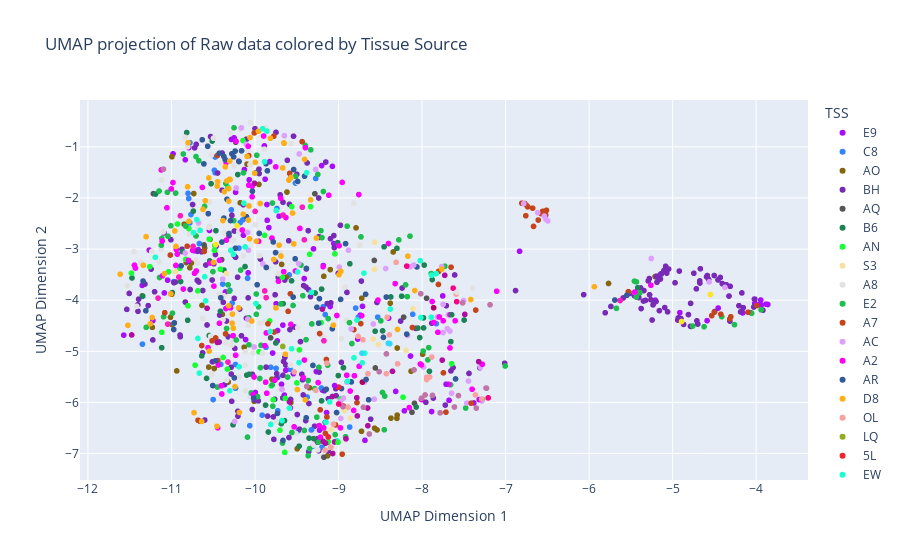

The cell this chart's notebook holds for it:
### Code cell
# Create a unique color map for the 40 classes
unique_classes = umap_df['TSS'].unique()
custom_color_map = {cls: px.colors.qualitative.Alphabet[i % len(px.colors.qualitative.Alphabet)] 
                    for i, cls in enumerate(unique_classes)}

# Use the viridis palette for categorical data

fig = px.scatter(
    umap_df,
    x='UMAP1',
    y='UMAP2',
    color='TSS',
    title="UMAP projection of Raw data colored by Tissue Source",
    labels={'UMAP1': 'UMAP Dimension 1', 'UMAP2': 'UMAP Dimension 2'},
    color_discrete_map=custom_color_map
)

fig.show()

### Figure 1 — Plotly figure (JSON) as saved in the notebook; plotly's stock layout.template omitted (floating-point values rounded to 4 significant figures; data arrays with more than 128 entries replaced by an {"elided": "..."} marker saying what was removed)
{"data": [{"hovertemplate": "TSS=E9<br>UMAP Dimension 1=%{x}<br>UMAP Dimension 2=%{y}<extra></extra>", "legendgroup": "E9", "marker": {"color": "#AA0DFE", "symbol": "circle"}, "mode": "markers", "name": "E9", "showlegend": true, "type": "scattergl", "x": [-10.14, -3.961, -9.747, -11.35, -8.77, -10.68, -8.74, -9.541, -11.05, -10.07, -9.996, -5.208, -7.753, -9.854, -10.28, -9.683, -6.832, -9.667, -9.266, -9.203, -9.789, -7.677, -8.401, -4.588, -9.192, -11.22, -8.212, -3.937, -10.46, -8.683, -9.733, -9.057, -10.35, -7.38, -8.713, -10.54, -9.823, -10.79, -9.857, -4.021, -7.315, -9.411, -4.454, -9.834, -3.881, -9.879, -10.11, -8.316, -4.913, -11.09, -10.13, -10.23, -3.945, -4.161, -9.227, -9.649, -7.886, -10.83, -5.142, -11.57, -10.08, -9.712, -4.164, -10.73, -4.016, -10.25, -10.98, -9.729, -11.27, -9.143, -9.229, -9.101, -9.073, -3.86, -9.3, -9.888, -9.183], "xaxis": "x", "y": [-2.729, -4.086, -4.069, -3.711, -4.761, -3.011, -4.294, -5.438, -3.608, -1.646, -5.806, -4.0, -3.917, -2.437, -0.8562, -5.644, -3.044, -4.487, -5.395, -1.367, -5.034, -5.959, -4.351, -4.4, -5.76, -4.399, -6.164, -4.094, -2.943, -6.742, -4.797, -2.892, -3.839, -6.011, -4.12, -2.636, -1.289, -1.017, -2.129, -3.978, -5.944, -3.577, -4.154, -2.581, -4.077, -1.634, -4.771, -5.784, -4.243, -3.859, -1.445, -1.891, -3.998, -4.249, -6.543, -5.856, -6.179, -1.254, -3.487, -4.684, -3.465, -2.357, -4.237, -3.032, -4.06, -0.8248, -1.138, -4.594, -3.021, -6.199, -2.773, -4.123, -1.382, -4.085, -2.997, -0.9826, -3.323], "yaxis": "y"}, {"hovertemplate": "TSS=C8<br>UMAP Dimension 1=%{x}<br>UMAP Dimension 2=%{y}<extra></extra>", "legendgroup": "C8", "marker": {"color": "#3283FE", "symbol": "circle"}, "mode": "markers", "name": "C8", "showlegend": true, "type": "scattergl", "x": [-10.28, -10.19, -10.27, -9.728, -9.811, -10.48, -9.738, -10.15, -11.35, -10.23, -9.159, -10.79, -10.77, -8.763, -8.795, -10.48, -10.78, -10.8, -9.581, -10.49, -10.23, -9.309, -9.727, -9.183, -9.198, -10.97, -10.3, -9.272, -9.375, -10.67, -9.869, -9.914, -9.59, -8.531, -10.78, -9.516, -9.205, -8.112, -10.09, -8.866, -7.829, -10.18, -10.41, -9.747, -10.5, -10.39, -10.06, -9.479], "xaxis": "x", "y": [-2.234, -2.982, -4.055, -6.164, -5.312, -1.508, -2.207, -2.431, -4.86, -5.258, -4.282, -2.011, -2.325, -4.332, -4.155, -1.2, -0.9208, -1.911, -5.353, -1.459, -5.721, -6.856, -5.509, -4.126, -6.876, -3.639, -3.809, -1.62, -5.894, -2.892, -4.921, -6.248, -3.507, -4.331, -2.487, -1.709, -5.718, -4.277, -3.572, -6.482, -4.459, -2.482, -5.255, -5.335, -5.944, -3.685, -6.455, -6.55], "yaxis": "y"}, {"hovertemplate": "TSS=AO<br>UMAP Dimension 1=%{x}<br>UMAP Dimension 2=%{y}<extra></extra>", "legendgroup": "AO", "marker": {"color": "#85660D", "symbol": "circle"}, "mode": "markers", "name": "AO", "showlegend": true, "type": "scattergl", "x": [-11.0, -8.345, -8.568, -8.297, -10.99, -9.622, -10.82, -8.132, -8.373, -10.55, -9.57, -10.64, -9.617, -10.94, -5.21, -11.23, -9.953, -10.01, -9.682, -11.35, -5.767, -10.39, -10.18, -11.01, -9.348, -8.722, -7.993, -10.76, -8.381, -9.099, -8.301, -9.177, -8.791, -9.797, -10.1, -10.13, -10.85, -9.132, -10.54, -10.6, -8.298, -10.99, -10.73, -10.78, -9.495, -10.49, -10.32], "xaxis": "x", "y": [-3.885, -3.057, -6.504, -4.936, -4.477, -3.549, -3.264, -5.389, -6.307, -5.309, -6.002, -4.102, -1.885, -5.384, -3.538, -4.531, -1.736, -5.979, -3.3, -3.915, -3.673, -4.278, -2.095, -4.333, -5.715, -3.962, -5.058, -3.274, -4.058, -3.402, -6.312, -3.533, -2.586, -5.545, -1.339, -4.921, -2.515, -7.044, -2.812, -2.978, -6.248, -1.195, -1.915, -3.367, -6.906, -5.336, -5.601], "yaxis": "y"}, {"hovertemplate": "TSS=BH<br>UMAP Dimension 1=%{x}<br>UMAP Dimension 2=%{y}<extra></extra>", "legendgroup": "BH", "marker": {"color": "#782AB6", "symbol": "circle"}, "mode": "markers", "name": "BH", "showlegend": true, "type": "scattergl", "x": {"elided": "227 float values"}, "xaxis": "x", "y": {"elided": "227 float values"}, "yaxis": "y"}, {"hovertemplate": "TSS=AQ<br>UMAP Dimension 1=%{x}<br>UMAP Dimension 2=%{y}<extra></extra>", "legendgroup": "AQ", "marker": {"color": "#565656", "symbol": "circle"}, "mode": "markers", "name": "AQ", "showlegend": true, "type": "scattergl", "x": [-10.61, -11.22, -9.283, -10.4, -10.23, -7.946, -8.091, -9.813, -8.12], "xaxis": "x", "y": [-2.92, -1.917, -1.918, -3.209, -0.9099, -3.962, -6.017, -4.736, -6.192], "yaxis": "y"}, {"hovertemplate": "TSS=B6<br>UMAP Dimension 1=%{x}<br>UMAP Dimension 2=%{y}<extra></extra>", "legendgroup": "B6", "marker": {"color": "#1C8356", "symbol": "circle"}, "mode": "markers", "name": "B6", "showlegend": true, "type": "scattergl", "x": [-7.982, -8.941, -10.26, -10.1, -9.685, -5.419, -9.142, -10.21, -9.297, -10.51, -10.74, -9.472, -8.244, -7.974, -10.47, -9.751, -11.34, -10.82, -8.864, -9.203, -10.89, -10.53, -11.19, -10.87, -10.55, -10.99, -9.01, -8.375, -9.203, -10.54, -10.37, -10.81, -7.911, -8.07, -7.878, -10.64, -11.47, -11.12, -8.028, -10.12, -9.647, -7.496, -9.003, -9.563, -8.455, -8.051, -7.983, -8.301, -10.07, -8.562, -9.664, -10.58, -9.84, -10.41, -9.874, -9.353, -8.472, -9.28], "xaxis": "x", "y": [-4.542, -5.32, -6.438, -5.466, -6.415, -3.758, -6.822, -1.543, -6.708, -0.888, -2.258, -6.856, -3.922, -3.314, -2.64, -4.837, -3.921, -0.7213, -3.288, -3.784, -3.636, -1.722, -1.925, -3.049, -4.691, -3.852, -2.875, -3.936, -5.969, -3.232, -3.412, -4.393, -5.391, -6.09, -3.598, -5.089, -3.566, -4.93, -4.732, -3.342, -6.355, -4.389, -5.475, -3.622, -2.957, -4.545, -4.346, -2.986, -5.448, -4.608, -4.068, -5.529, -6.578, -4.217, -6.052, -6.698, -4.601, -3.86], "yaxis": "y"}, {"hovertemplate": "TSS=AN<br>UMAP Dimension 1=%{x}<br>UMAP Dimension 2=%{y}<extra></extra>", "legendgroup": "AN", "marker": {"color": "#16FF32", "symbol": "circle"}, "mode": "markers", "name": "AN", "showlegend": true, "type": "scattergl", "x": [-10.48, -9.346, -10.38, -11.12, -11.03, -9.701, -9.825, -9.885, -10.33, -10.49, -9.644, -9.951, -7.645, -9.559, -10.8, -11.48, -9.208, -10.33, -9.124, -8.228, -9.638, -9.782, -10.68, -10.14, -9.468, -9.499, -9.334, -10.72, -8.979, -9.672, -10.79, -9.805, -10.9, -10.55, -10.93, -10.83, -11.26, -9.043, -10.42], "xaxis": "x", "y": [-2.932, -3.102, -5.121, -4.628, -3.445, -6.543, -4.407, -2.732, -5.347, -3.025, -6.976, -5.009, -5.243, -2.171, -4.109, -3.47, -4.439, -1.792, -6.766, -5.897, -5.92, -5.948, -3.817, -0.8772, -4.972, -5.619, -2.172, -5.271, -5.931, -3.555, -2.599, -5.675, -3.376, -2.806, -2.51, -3.202, -3.344, -3.094, -3.394], "yaxis": "y"}, {"hovertemplate": "TSS=S3<br>UMAP Dimension 1=%{x}<br>UMAP Dimension 2=%{y}<extra></extra>", "legendgroup": "S3", "marker": {"color": "#F7E1A0", "symbol": "circle"}, "mode": "markers", "name": "S3", "showlegend": true, "type": "scattergl", "x": [-8.522, -10.34, -9.09, -10.95, -8.928, -8.108, -8.568, -8.859, -8.585, -8.569], "xaxis": "x", "y": [-4.867, -3.478, -6.53, -3.444, -6.162, -4.169, -2.866, -6.305, -4.76, -3.396], "yaxis": "y"}, {"hovertemplate": "TSS=A8<br>UMAP Dimension 1=%{x}<br>UMAP Dimension 2=%{y}<extra></extra>", "legendgroup": "A8", "marker": {"color": "#E2E2E2", "symbol": "circle"}, "mode": "markers", "name": "A8", "showlegend": true, "type": "scattergl", "x": [-10.26, -10.19, -10.68, -10.05, -10.25, -10.06, -9.488, -10.35, -11.53, -8.905, -9.305, -8.965, -10.08, -9.91, -10.57, -10.41, -10.36, -9.132, -10.08, -9.965, -9.568, -8.922, -9.416, -10.43, -10.34, -9.248, -9.304, -10.63, -10.14, -10.53, -10.5, -11.12, -10.18, -11.1, -11.24, -8.75, -10.8, -10.69, -10.27, -9.719, -9.7, -10.06, -10.37, -10.52, -9.892, -9.822, -10.84, -10.79, -8.742, -10.02, -9.996, -8.818, -9.945, -9.576, -10.71, -7.39, -11.12, -10.12, -10.38, -10.11, -10.12, -10.55, -9.834, -9.511, -9.879, -10.27, -9.186, -10.19, -9.745, -10.3, -10.55, -9.888, -9.94, -11.42, -9.19, -10.52, -11.15, -10.54, -11.45, -10.28, -9.489, -9.696, -11.37, -10.33], "xaxis": "x", "y": [-2.83, -2.658, -2.572, -0.5297, -1.38, -5.888, -1.696, -4.832, -3.713, -4.394, -6.839, -4.753, -4.492, -5.034, -0.961, -1.325, -2.685, -6.884, -1.085, -5.531, -0.9408, -3.746, -6.568, -3.881, -5.569, -6.928, -6.568, -4.356, -3.127, -4.707, -0.8325, -2.999, -0.6539, -2.664, -3.047, -2.92, -0.9993, -3.276, -4.45, -3.483, -5.743, -1.349, -3.915, -5.449, -4.431, -2.772, -0.8136, -2.713, -2.917, -5.032, -2.522, -2.106, -3.133, -5.27, -3.21, -3.765, -1.648, -5.006, -4.386, -5.772, -5.274, -2.081, -3.372, -6.609, -0.6254, -4.779, -4.706, -5.502, -6.381, -0.7266, -2.578, -1.045, -4.45, -4.122, -7.051, -1.161, -3.252, -2.557, -3.054, -4.878, -4.538, -3.081, -3.258, -4.571], "yaxis": "y"}, {"hovertemplate": "TSS=E2<br>UMAP Dimension 1=%{x}<br>UMAP Dimension 2=%{y}<extra></extra>", "legendgroup": "E2", "marker": {"color": "#1CBE4F", "symbol": "circle"}, "mode": "markers", "name": "E2", "showlegend": true, "type": "scattergl", "x": [-9.97, -10.05, -10.07, -9.346, -9.795, -8.897, -9.124, -9.984, -5.433, -10.6, -11.15, -7.891, -9.958, -10.17, -10.67, -10.95, -9.397, -9.211, -8.197, -11.14, -9.544, -9.928, -9.427, -9.791, -10.34, -7.278, -9.671, -10.31, -9.32, -4.623, -10.99, -10.07, -9.935, -5.392, -4.412, -10.5, -10.35, -7.659, -9.514, -9.61, -9.182, -8.84, -9.979, -8.473, -9.558, -10.32, -11.09, -10.25, -9.333, -8.453, -9.235, -11.12, -8.869, -9.26, -7.921, -7.727, -9.041, -9.409, -4.259, -9.198, -8.278, -4.759, -9.449, -5.457, -4.054, -10.71, -11.12, -10.45, -11.04, -9.691, -9.389, -10.86, -8.447, -10.97, -10.22, -9.984, -9.364, -8.144, -11.05, -9.787, -7.987, -9.363, -10.83, -9.13, -10.25, -7.931, -9.286, -11.01, -7.478, -9.24, -11.3, -7.005, -9.942, -5.532, -8.915, -8.731, -10.09, -10.71, -5.434, -10.14, -8.177, -3.941, -5.673, -9.248], "xaxis": "x", "y": [-5.886, -5.815, -4.344, -6.903, -5.657, -2.552, -4.361, -4.276, -3.642, -2.167, -1.865, -3.48, -4.13, -3.412, -1.274, -1.905, -0.9734, -2.64, -3.7, -3.556, -4.103, -4.883, -3.912, -2.101, -4.554, -5.939, -6.795, -3.825, -4.464, -4.519, -4.254, -4.874, -5.32, -3.854, -4.322, -3.441, -1.718, -5.654, -1.577, -5.504, -1.874, -4.849, -1.165, -5.805, -6.589, -3.7, -4.325, -0.6289, -1.059, -6.534, -5.313, -2.925, -4.439, -6.288, -4.928, -3.336, -6.629, -6.547, -4.479, -2.776, -2.821, -4.506, -3.313, -3.628, -4.256, -1.191, -2.791, -5.699, -2.749, -4.073, -4.772, -1.141, -5.877, -4.452, -4.778, -3.879, -7.043, -2.748, -1.89, -6.074, -4.996, -5.572, -2.551, -5.271, -2.445, -5.167, -5.73, -2.545, -6.109, -6.776, -4.531, -5.288, -5.532, -3.84, -6.671, -2.763, -6.678, -2.744, -3.942, -1.51, -3.931, -4.189, -4.159, -1.54], "yaxis": "y"}, {"hovertemplate": "TSS=A7<br>UMAP Dimension 1=%{x}<br>UMAP Dimension 2=%{y}<extra></extra>", "legendgroup": "A7", "marker": {"color": "#C4451C", "symbol": "circle"}, "mode": "markers", "name": "A7", "showlegend": true, "type": "scattergl", "x": [-9.139, -9.604, -6.575, -9.219, -6.533, -8.115, -7.744, -6.806, -11.01, -10.07, -7.803, -7.804, -6.665, -6.758, -6.744, -7.714, -9.226, -4.304, -6.676, -9.577, -8.779, -8.816, -6.782, -9.77, -10.66, -10.35, -5.529, -3.992, -6.769, -6.544, -10.47, -6.735, -4.423, -10.61, -9.145, -10.51, -10.68, -9.157, -7.358, -9.585, -4.501, -10.64, -10.81, -6.558, -10.45, -8.941, -9.035, -9.775, -6.609, -9.436, -6.524, -8.956, -6.524, -4.531, -10.45, -11.08, -4.097, -7.653, -8.734, -6.521, -4.315, -6.51, -10.01, -9.844], "xaxis": "x", "y": [-6.285, -4.218, -2.307, -6.145, -2.29, -4.534, -5.421, -2.104, -3.117, -1.173, -3.438, -3.692, -2.557, -2.349, -2.154, -6.19, -4.653, -4.325, -2.201, -3.876, -6.005, -4.575, -2.112, -4.622, -6.366, -4.659, -3.834, -4.105, -2.111, -2.263, -4.739, -2.175, -4.274, -3.047, -5.16, -4.795, -6.349, -6.606, -4.193, -1.519, -4.237, -4.888, -2.945, -2.263, -5.181, -6.071, -6.44, -0.7927, -2.433, -0.8988, -2.258, -7.011, -2.278, -4.303, -1.171, -4.246, -4.236, -3.355, -4.458, -2.337, -4.366, -2.242, -0.7282, -4.462], "yaxis": "y"}, {"hovertemplate": "TSS=AC<br>UMAP Dimension 1=%{x}<br>UMAP Dimension 2=%{y}<extra></extra>", "legendgroup": "AC", "marker": {"color": "#DEA0FD", "symbol": "circle"}, "mode": "markers", "name": "AC", "showlegend": true, "type": "scattergl", "x": [-7.684, -8.572, -10.11, -7.302, -7.817, -6.537, -9.331, -10.09, -6.494, -10.16, -8.145, -9.471, -6.517, -7.748, -8.942, -8.991, -10.39, -6.782, -9.676, -8.174, -7.239, -10.09, -5.256, -9.275, -10.83, -10.22, -5.456, -9.907, -8.882, -4.374, -8.435, -8.899, -7.503, -7.647, -4.562, -7.765, -7.982, -9.479, -10.08, -8.973, -8.975, -7.444, -7.463, -6.615, -7.283, -7.666, -10.01, -8.584, -10.24, -8.849, -8.689, -7.748, -9.649, -10.68], "xaxis": "x", "y": [-4.286, -5.937, -0.9489, -5.313, -4.329, -2.355, -6.542, -2.676, -2.45, -0.6283, -3.349, -1.14, -2.414, -4.634, -5.916, -3.354, -3.588, -2.112, -5.743, -4.689, -5.718, -4.374, -3.185, -1.444, -3.078, -1.806, -3.848, -3.29, -3.024, -3.75, -3.38, -5.604, -4.008, -5.819, -3.642, -3.343, -5.308, -3.285, -3.022, -6.313, -5.975, -5.581, -6.013, -2.288, -5.971, -4.605, -4.915, -4.466, -6.373, -4.564, -5.602, -4.081, -0.7829, -2.486], "yaxis": "y"}, {"hovertemplate": "TSS=A2<br>UMAP Dimension 1=%{x}<br>UMAP Dimension 2=%{y}<extra></extra>", "legendgroup": "A2", "marker": {"color": "#FE00FA", "symbol": "circle"}, "mode": "markers", "name": "A2", "showlegend": true, "type": "scattergl", "x": [-11.44, -8.007, -9.865, -11.0, -9.693, -9.719, -10.43, -10.08, -7.811, -10.49, -9.216, -10.01, -10.02, -9.244, -10.23, -9.956, -7.879, -7.401, -8.02, -10.93, -10.03, -8.402, -8.819, -7.793, -9.23, -10.26, -9.178, -10.43, -9.422, -9.516, -11.11, -10.03, -9.873, -9.396, -9.859, -8.956, -9.656, -7.665, -10.98, -8.528, -9.571, -10.94, -8.81, -9.02, -10.72, -10.63, -11.43, -9.408, -8.753, -10.75, -7.604, -8.722, -9.577, -5.26, -10.34, -9.185, -7.278, -10.35, -11.11, -10.95, -11.01, -8.86, -10.44, -5.454, -11.12, -8.322, -7.295, -8.902, -11.05, -8.004, -9.897, -10.35, -10.4, -9.63, -10.7, -7.747, -10.29, -10.8, -9.462, -9.386, -7.681, -10.54, -9.883, -10.08, -7.107, -10.15, -9.763, -10.56, -8.977, -9.532, -9.752, -8.008, -8.992, -9.797, -9.117, -10.45, -8.154, -10.4, -10.23, -7.666, -10.86, -8.757], "xaxis": "x", "y": [-3.314, -5.941, -4.641, -1.824, -2.005, -3.63, -4.453, -0.9903, -4.628, -3.725, -6.679, -5.502, -5.845, -5.612, -5.077, -2.848, -4.026, -5.741, -5.249, -3.1, -1.978, -2.892, -6.156, -4.328, -6.453, -4.693, -6.498, -3.222, -5.517, -3.429, -2.842, -1.773, -5.604, -1.019, -5.82, -1.696, -3.443, -4.285, -1.699, -3.998, -4.473, -3.009, -5.478, -4.3, -3.475, -1.794, -3.372, -5.17, -5.293, -3.025, -4.404, -4.303, -6.106, -3.708, -2.826, -3.346, -5.254, -1.31, -3.523, -3.321, -3.874, -5.777, -5.268, -3.842, -1.452, -3.676, -5.941, -5.467, -2.193, -5.943, -0.7902, -4.163, -5.673, -2.384, -3.429, -4.404, -4.15, -3.221, -2.596, -3.39, -5.647, -3.273, -4.889, -1.751, -3.826, -2.627, -5.565, -4.929, -6.498, -6.478, -1.392, -5.266, -2.935, -2.786, -1.946, -6.496, -6.101, -5.835, -0.8914, -4.934, -3.782, -1.934], "yaxis": "y"}, {"hovertemplate": "TSS=AR<br>UMAP Dimension 1=%{x}<br>UMAP Dimension 2=%{y}<extra></extra>", "legendgroup": "AR", "marker": {"color": "#325A9B", "symbol": "circle"}, "mode": "markers", "name": "AR", "showlegend": true, "type": "scattergl", "x": [-10.37, -10.24, -8.184, -10.29, -5.548, -8.061, -10.63, -10.36, -9.543, -9.387, -8.916, -9.407, -10.28, -10.97, -10.16, -9.975, -9.023, -8.847, -8.975, -9.852, -9.731, -10.41, -8.64, -10.1, -10.25, -10.31, -9.665, -10.61, -10.03, -9.259, -5.692, -9.074, -8.428, -10.26, -9.754, -10.88, -10.37, -10.23, -10.02, -9.306, -9.868, -9.158, -10.47, -7.599, -10.43, -8.462, -9.574, -10.4, -9.489, -10.51, -9.147, -10.34, -9.238, -8.965, -9.537, -10.19, -9.865, -9.385, -9.519, -11.31, -8.676, -9.989, -9.949, -9.229, -10.56, -10.57, -9.781, -10.97, -11.34], "xaxis": "x", "y": [-2.394, -1.084, -4.664, -2.443, -3.903, -3.35, -0.8621, -1.251, -3.939, -6.301, -2.895, -1.575, -1.137, -4.445, -1.079, -3.698, -6.198, -5.599, -3.984, -1.47, -6.215, -3.953, -5.948, -2.368, -5.52, -2.696, -6.744, -1.335, -1.87, -4.138, -3.997, -4.558, -3.939, -1.197, -3.069, -3.329, -1.189, -2.984, -5.915, -5.276, -1.331, -6.39, -5.186, -5.54, -1.126, -4.728, -1.609, -2.863, -1.677, -5.669, -5.743, -2.027, -4.45, -5.728, -1.444, -1.288, -3.36, -3.38, -3.191, -4.206, -3.884, -1.504, -2.694, -3.97, -2.308, -0.9898, -2.862, -4.573, -3.626], "yaxis": "y"}, {"hovertemplate": "TSS=D8<br>UMAP Dimension 1=%{x}<br>UMAP Dimension 2=%{y}<extra></extra>", "legendgroup": "D8", "marker": {"color": "#FEAF16", "symbol": "circle"}, "mode": "markers", "name": "D8", "showlegend": true, "type": "scattergl", "x": [-8.17, -9.959, -9.636, -11.34, -7.417, -10.79, -10.07, -10.06, -9.938, -10.81, -10.31, -9.334, -9.668, -9.594, -9.569, -10.24, -9.654, -10.62, -10.46, -10.38, -10.8, -8.995, -9.406, -10.04, -10.3, -9.651, -9.689, -9.712, -10.27, -11.52, -10.32, -10.0, -9.493, -10.34, -5.937, -11.23, -10.31, -10.08, -8.294, -10.36, -10.07, -10.27, -10.96, -10.59, -9.997, -10.3, -10.45, -10.95, -10.5, -10.73, -9.983, -8.087, -11.25, -10.14, -10.2, -11.01, -10.26, -10.1, -10.3, -9.775, -10.37, -9.815, -10.55, -9.399, -8.972, -10.64, -9.265, -10.55, -10.45, -9.536, -9.75, -11.08, -9.061, -10.19, -7.764, -9.55, -11.61, -11.3], "xaxis": "x", "y": [-3.139, -0.6951, -5.057, -3.318, -3.987, -2.459, -2.157, -0.8197, -2.109, -1.782, -4.11, -2.039, -1.414, -1.651, -1.601, -5.69, -0.9237, -2.224, -6.466, -2.443, -0.9193, -3.502, -1.246, -4.407, -1.64, -0.932, -3.136, -2.924, -4.451, -4.492, -1.818, -1.516, -5.747, -1.669, -3.737, -4.34, -2.064, -2.434, -4.573, -1.393, -2.799, -4.272, -2.647, -2.055, -1.303, -1.633, -1.768, -2.948, -3.261, -6.201, -2.847, -3.812, -4.463, -2.318, -4.151, -3.876, -4.548, -1.188, -1.279, -3.203, -1.879, -0.8341, -4.997, -5.95, -3.437, -6.372, -2.785, -1.609, -1.683, -2.899, -4.151, -3.482, -4.489, -6.196, -3.393, -2.295, -3.493, -2.759], "yaxis": "y"}, {"hovertemplate": "TSS=OL<br>UMAP Dimension 1=%{x}<br>UMAP Dimension 2=%{y}<extra></extra>", "legendgroup": "OL", "marker": {"color": "#F8A19F", "symbol": "circle"}, "mode": "markers", "name": "OL", "showlegend": true, "type": "scattergl", "x": [-8.392, -7.285, -9.272, -9.139, -9.06, -7.36, -7.943, -8.765, -8.419, -8.427, -8.886, -7.944, -8.31, -7.909, -8.708, -8.648, -9.161, -9.09, -7.208, -7.592, -9.53, -7.884, -8.293], "xaxis": "x", "y": [-4.677, -5.933, -5.762, -5.232, -6.424, -5.853, -5.506, -4.708, -4.336, -5.438, -6.091, -5.552, -3.259, -5.503, -4.775, -5.439, -6.936, -6.878, -5.91, -3.88, -5.403, -5.113, -5.245], "yaxis": "y"}, {"hovertemplate": "TSS=LQ<br>UMAP Dimension 1=%{x}<br>UMAP Dimension 2=%{y}<extra></extra>", "legendgroup": "LQ", "marker": {"color": "#90AD1C", "symbol": "circle"}, "mode": "markers", "name": "LQ", "showlegend": true, "type": "scattergl", "x": [-9.667], "xaxis": "x", "y": [-4.904], "yaxis": "y"}, {"hovertemplate": "TSS=5L<br>UMAP Dimension 1=%{x}<br>UMAP Dimension 2=%{y}<extra></extra>", "legendgroup": "5L", "marker": {"color": "#F6222E", "symbol": "circle"}, "mode": "markers", "name": "5L", "showlegend": true, "type": "scattergl", "x": [-8.999, -9.123], "xaxis": "x", "y": [-5.7, -6.675], "yaxis": "y"}, {"hovertemplate": "TSS=EW<br>UMAP Dimension 1=%{x}<br>UMAP Dimension 2=%{y}<extra></extra>", "legendgroup": "EW", "marker": {"color": "#1CFFCE", "symbol": "circle"}, "mode": "markers", "name": "EW", "showlegend": true, "type": "scattergl", "x": [-9.15, -11.19, -8.696, -10.29, -10.7, -10.26, -10.19, -10.13, -10.66, -9.562, -8.815, -9.746, -8.687, -9.49, -9.677, -9.106, -8.715, -10.68, -9.909, -7.832, -8.015, -7.89, -9.811, -8.78, -9.988, -10.6, -8.894, -10.59, -9.588, -10.67, -9.016, -9.473, -9.382, -10.74, -9.886, -9.819, -9.859, -9.325, -8.022, -10.12, -8.38, -7.886, -10.3], "xaxis": "x", "y": [-6.385, -3.16, -3.471, -3.026, -2.425, -3.103, -5.303, -2.103, -2.635, -4.951, -5.127, -2.248, -5.036, -3.448, -6.355, -5.99, -5.225, -4.747, -0.6473, -3.481, -4.339, -4.333, -6.431, -4.388, -4.066, -3.542, -5.584, -4.014, -6.112, -5.426, -6.752, -5.221, -1.506, -2.678, -1.293, -4.612, -0.6942, -3.847, -3.226, -2.959, -4.174, -3.512, -5.771], "yaxis": "y"}, {"hovertemplate": "TSS=PE<br>UMAP Dimension 1=%{x}<br>UMAP Dimension 2=%{y}<extra></extra>", "legendgroup": "PE", "marker": {"color": "#2ED9FF", "symbol": "circle"}, "mode": "markers", "name": "PE", "showlegend": true, "type": "scattergl", "x": [-8.386, -8.719, -8.403], "xaxis": "x", "y": [-4.851, -5.036, -4.844], "yaxis": "y"}, {"hovertemplate": "TSS=GM<br>UMAP Dimension 1=%{x}<br>UMAP Dimension 2=%{y}<extra></extra>", "legendgroup": "GM", "marker": {"color": "#B10DA1", "symbol": "circle"}, "mode": "markers", "name": "GM", "showlegend": true, "type": "scattergl", "x": [-9.073, -9.588, -9.07, -8.354, -9.048, -7.322, -7.758, -11.48, -8.652, -10.45, -8.649, -8.775, -9.182, -8.91, -7.488, -10.57, -7.728, -9.157, -8.781, -9.193, -10.01], "xaxis": "x", "y": [-5.884, -5.99, -6.999, -5.391, -6.773, -5.202, -5.172, -4.68, -6.109, -4.826, -6.456, -6.264, -6.763, -6.712, -4.278, -4.158, -3.513, -6.796, -5.907, -4.176, -1.713], "yaxis": "y"}, {"hovertemplate": "TSS=LL<br>UMAP Dimension 1=%{x}<br>UMAP Dimension 2=%{y}<extra></extra>", "legendgroup": "LL", "marker": {"color": "#C075A6", "symbol": "circle"}, "mode": "markers", "name": "LL", "showlegend": true, "type": "scattergl", "x": [-7.612, -7.876, -8.947, -7.228, -7.186, -11.1, -8.701, -9.381, -7.514, -8.631, -7.564, -8.427, -8.514, -7.964, -7.783, -7.351, -8.016, -8.096, -8.006], "xaxis": "x", "y": [-6.09, -5.862, -6.083, -5.72, -4.09, -1.437, -6.094, -5.687, -4.052, -6.617, -5.866, -5.05, -5.399, -5.854, -6.204, -6.111, -3.874, -5.363, -5.918], "yaxis": "y"}, {"hovertemplate": "TSS=A1<br>UMAP Dimension 1=%{x}<br>UMAP Dimension 2=%{y}<extra></extra>", "legendgroup": "A1", "marker": {"color": "#FC1CBF", "symbol": "circle"}, "mode": "markers", "name": "A1", "showlegend": true, "type": "scattergl", "x": [-10.74, -9.867, -9.175, -10.89, -10.91, -9.664, -9.41, -9.884, -11.04, -10.32, -9.999, -11.16, -5.629, -9.434], "xaxis": "x", "y": [-2.948, -3.951, -4.794, -2.349, -3.549, -2.334, -2.819, -3.819, -4.468, -5.21, -2.264, -3.959, -4.007, -2.181], "yaxis": "y"}, {"hovertemplate": "TSS=XX<br>UMAP Dimension 1=%{x}<br>UMAP Dimension 2=%{y}<extra></extra>", "legendgroup": "XX", "marker": {"color": "#B00068", "symbol": "circle"}, "mode": "markers", "name": "XX", "showlegend": true, "type": "scattergl", "x": [-7.862, -8.714], "xaxis": "x", "y": [-4.148, -5.602], "yaxis": "y"}, {"hovertemplate": "TSS=GI<br>UMAP Dimension 1=%{x}<br>UMAP Dimension 2=%{y}<extra></extra>", "legendgroup": "GI", "marker": {"color": "#FBE426", "symbol": "circle"}, "mode": "markers", "name": "GI", "showlegend": true, "type": "scattergl", "x": [-4.893, -10.21, -10.47, -4.548], "xaxis": "x", "y": [-4.417, -2.546, -2.912, -3.889], "yaxis": "y"}, {"hovertemplate": "TSS=LD<br>UMAP Dimension 1=%{x}<br>UMAP Dimension 2=%{y}<extra></extra>", "legendgroup": "LD", "marker": {"color": "#FA0087", "symbol": "circle"}, "mode": "markers", "name": "LD", "showlegend": true, "type": "scattergl", "x": [-8.998, -7.628, -8.183, -7.585, -7.208], "xaxis": "x", "y": [-6.031, -3.765, -3.334, -4.029, -5.911], "yaxis": "y"}, {"hovertemplate": "TSS=PL<br>UMAP Dimension 1=%{x}<br>UMAP Dimension 2=%{y}<extra></extra>", "legendgroup": "PL", "marker": {"color": "#AA0DFE", "symbol": "circle"}, "mode": "markers", "name": "PL", "showlegend": true, "type": "scattergl", "x": [-9.632, -7.712, -8.138, -9.047], "xaxis": "x", "y": [-5.371, -5.643, -5.093, -5.671], "yaxis": "y"}, {"hovertemplate": "TSS=5T<br>UMAP Dimension 1=%{x}<br>UMAP Dimension 2=%{y}<extra></extra>", "legendgroup": "5T", "marker": {"color": "#3283FE", "symbol": "circle"}, "mode": "markers", "name": "5T", "showlegend": true, "type": "scattergl", "x": [-9.323], "xaxis": "x", "y": [-6.535], "yaxis": "y"}, {"hovertemplate": "TSS=WT<br>UMAP Dimension 1=%{x}<br>UMAP Dimension 2=%{y}<extra></extra>", "legendgroup": "WT", "marker": {"color": "#85660D", "symbol": "circle"}, "mode": "markers", "name": "WT", "showlegend": true, "type": "scattergl", "x": [-8.539, -8.725], "xaxis": "x", "y": [-6.538, -6.565], "yaxis": "y"}, {"hovertemplate": "TSS=Z7<br>UMAP Dimension 1=%{x}<br>UMAP Dimension 2=%{y}<extra></extra>", "legendgroup": "Z7", "marker": {"color": "#782AB6", "symbol": "circle"}, "mode": "markers", "name": "Z7", "showlegend": true, "type": "scattergl", "x": [-8.726, -7.954], "xaxis": "x", "y": [-3.627, -5.996], "yaxis": "y"}, {"hovertemplate": "TSS=3C<br>UMAP Dimension 1=%{x}<br>UMAP Dimension 2=%{y}<extra></extra>", "legendgroup": "3C", "marker": {"color": "#565656", "symbol": "circle"}, "mode": "markers", "name": "3C", "showlegend": true, "type": "scattergl", "x": [-9.175, -8.572, -8.221, -8.559], "xaxis": "x", "y": [-7.072, -3.222, -4.332, -5.325], "yaxis": "y"}, {"hovertemplate": "TSS=HN<br>UMAP Dimension 1=%{x}<br>UMAP Dimension 2=%{y}<extra></extra>", "legendgroup": "HN", "marker": {"color": "#1C8356", "symbol": "circle"}, "mode": "markers", "name": "HN", "showlegend": true, "type": "scattergl", "x": [-7.655, -7.645], "xaxis": "x", "y": [-4.81, -4.285], "yaxis": "y"}, {"hovertemplate": "TSS=UU<br>UMAP Dimension 1=%{x}<br>UMAP Dimension 2=%{y}<extra></extra>", "legendgroup": "UU", "marker": {"color": "#16FF32", "symbol": "circle"}, "mode": "markers", "name": "UU", "showlegend": true, "type": "scattergl", "x": [-9.006], "xaxis": "x", "y": [-6.781], "yaxis": "y"}, {"hovertemplate": "TSS=UL<br>UMAP Dimension 1=%{x}<br>UMAP Dimension 2=%{y}<extra></extra>", "legendgroup": "UL", "marker": {"color": "#F7E1A0", "symbol": "circle"}, "mode": "markers", "name": "UL", "showlegend": true, "type": "scattergl", "x": [-8.192], "xaxis": "x", "y": [-4.982], "yaxis": "y"}, {"hovertemplate": "TSS=W8<br>UMAP Dimension 1=%{x}<br>UMAP Dimension 2=%{y}<extra></extra>", "legendgroup": "W8", "marker": {"color": "#E2E2E2", "symbol": "circle"}, "mode": "markers", "name": "W8", "showlegend": true, "type": "scattergl", "x": [-7.583], "xaxis": "x", "y": [-3.841], "yaxis": "y"}, {"hovertemplate": "TSS=4H<br>UMAP Dimension 1=%{x}<br>UMAP Dimension 2=%{y}<extra></extra>", "legendgroup": "4H", "marker": {"color": "#1CBE4F", "symbol": "circle"}, "mode": "markers", "name": "4H", "showlegend": true, "type": "scattergl", "x": [-8.493], "xaxis": "x", "y": [-4.404], "yaxis": "y"}, {"hovertemplate": "TSS=V7<br>UMAP Dimension 1=%{x}<br>UMAP Dimension 2=%{y}<extra></extra>", "legendgroup": "V7", "marker": {"color": "#C4451C", "symbol": "circle"}, "mode": "markers", "name": "V7", "showlegend": true, "type": "scattergl", "x": [-7.412], "xaxis": "x", "y": [-6.014], "yaxis": "y"}, {"hovertemplate": "TSS=JL<br>UMAP Dimension 1=%{x}<br>UMAP Dimension 2=%{y}<extra></extra>", "legendgroup": "JL", "marker": {"color": "#DEA0FD", "symbol": "circle"}, "mode": "markers", "name": "JL", "showlegend": true, "type": "scattergl", "x": [-7.697, -8.1], "xaxis": "x", "y": [-4.557, -3.312], "yaxis": "y"}, {"hovertemplate": "TSS=OK<br>UMAP Dimension 1=%{x}<br>UMAP Dimension 2=%{y}<extra></extra>", "legendgroup": "OK", "marker": {"color": "#FE00FA", "symbol": "circle"}, "mode": "markers", "name": "OK", "showlegend": true, "type": "scattergl", "x": [-7.858], "xaxis": "x", "y": [-4.436], "yaxis": "y"}, {"hovertemplate": "TSS=MS<br>UMAP Dimension 1=%{x}<br>UMAP Dimension 2=%{y}<extra></extra>", "legendgroup": "MS", "marker": {"color": "#325A9B", "symbol": "circle"}, "mode": "markers", "name": "MS", "showlegend": true, "type": "scattergl", "x": [-8.671], "xaxis": "x", "y": [-5.551], "yaxis": "y"}], "layout": {"legend": {"title": {"text": "TSS"}, "tracegroupgap": 0}, "title": {"text": "UMAP projection of Raw data colored by Tissue Source"}, "xaxis": {"anchor": "y", "domain": [0, 1], "title": {"text": "UMAP Dimension 1"}}, "yaxis": {"anchor": "x", "domain": [0, 1], "title": {"text": "UMAP Dimension 2"}}}}
